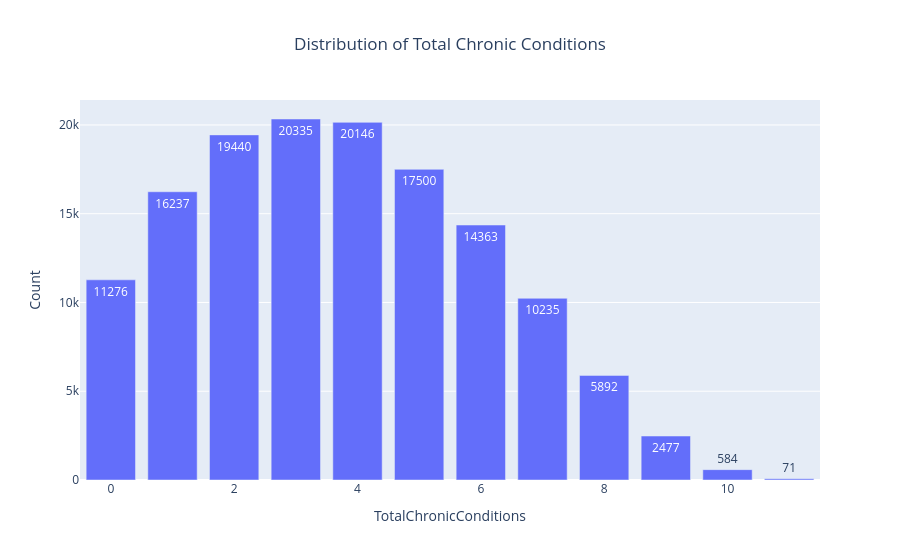

Write notebook code for a chart like this one.
### Markdown cell above
## Distribution of Total Chronic Conditions

### Code cell
chronic_dist = (
    beneficiary["TotalChronicConditions"]
    .value_counts()
    .sort_index()
    .reset_index()
)
chronic_dist.columns = ["TotalChronicConditions", "Count"]
fig = px.bar(
    chronic_dist,
    x="TotalChronicConditions",
    y="Count",
    text="Count",
    title="Distribution of Total Chronic Conditions"
)
fig.update_layout(title_x=0.5)
fig.show()

### Figure 1 — Plotly figure (JSON) as saved in the notebook; plotly's stock layout.template omitted (floating-point values rounded to 4 significant figures)
{"data": [{"hovertemplate": "TotalChronicConditions=%{x}<br>Count=%{text}<extra></extra>", "legendgroup": "", "marker": {"color": "#636efa", "pattern": {"shape": ""}}, "name": "", "orientation": "v", "showlegend": false, "text": [11280.0, 16240.0, 19440.0, 20340.0, 20150.0, 17500.0, 14360.0, 10240.0, 5892.0, 2477.0, 584.0, 71.0], "textposition": "auto", "type": "bar", "x": [0, 1, 2, 3, 4, 5, 6, 7, 8, 9, 10, 11], "xaxis": "x", "y": [11276, 16237, 19440, 20335, 20146, 17500, 14363, 10235, 5892, 2477, 584, 71], "yaxis": "y"}], "layout": {"barmode": "relative", "legend": {"tracegroupgap": 0}, "title": {"text": "Distribution of Total Chronic Conditions", "x": 0.5}, "xaxis": {"anchor": "y", "domain": [0, 1], "title": {"text": "TotalChronicConditions"}}, "yaxis": {"anchor": "x", "domain": [0, 1], "title": {"text": "Count"}}}}
